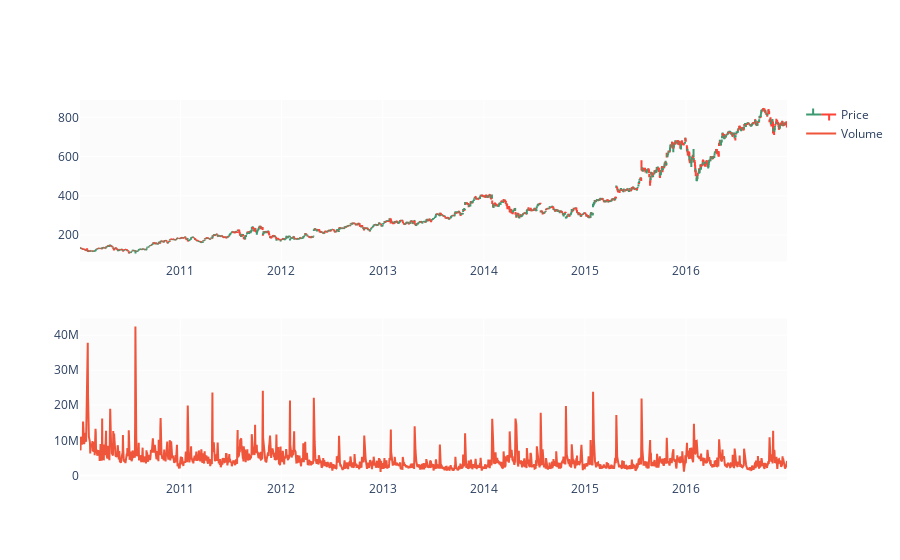

This figure's notebook cell:
### Code cell
fig = make_subplots(rows=2, cols=1)

fig.add_trace(go.Ohlc(x=df.Date,
                      open=df.StartPrice,
                      high=df.MaxPrice,
                      low=df.MinPrice,
                      close=df.ClosePrice,
                      name='Price'), row=1, col=1)

fig.add_trace(go.Scatter(x=df.Date, y=df.Volume, name='Volume'), row=2, col=1)

fig.update(layout_xaxis_rangeslider_visible=False)
fig.show()

### Figure 1 — Plotly figure (JSON) as saved in the notebook; plotly's stock layout.template omitted (floating-point values rounded to 4 significant figures; data arrays with more than 128 entries replaced by an {"elided": "..."} marker saying what was removed)
{"data": [{"close": {"elided": "1762 float values"}, "high": {"elided": "1762 float values"}, "low": {"elided": "1762 float values"}, "name": "Price", "open": {"elided": "1762 float values"}, "type": "ohlc", "x": {"elided": "1762 str values"}, "xaxis": "x", "yaxis": "y"}, {"name": "Volume", "type": "scatter", "x": {"elided": "1762 str values"}, "xaxis": "x2", "y": {"elided": "1762 int values"}, "yaxis": "y2"}], "layout": {"xaxis": {"anchor": "y", "domain": [0, 1], "rangeslider": {"visible": false}}, "xaxis2": {"anchor": "y2", "domain": [0, 1]}, "yaxis": {"anchor": "x", "domain": [0.575, 1]}, "yaxis2": {"anchor": "x2", "domain": [0, 0.425]}}}
